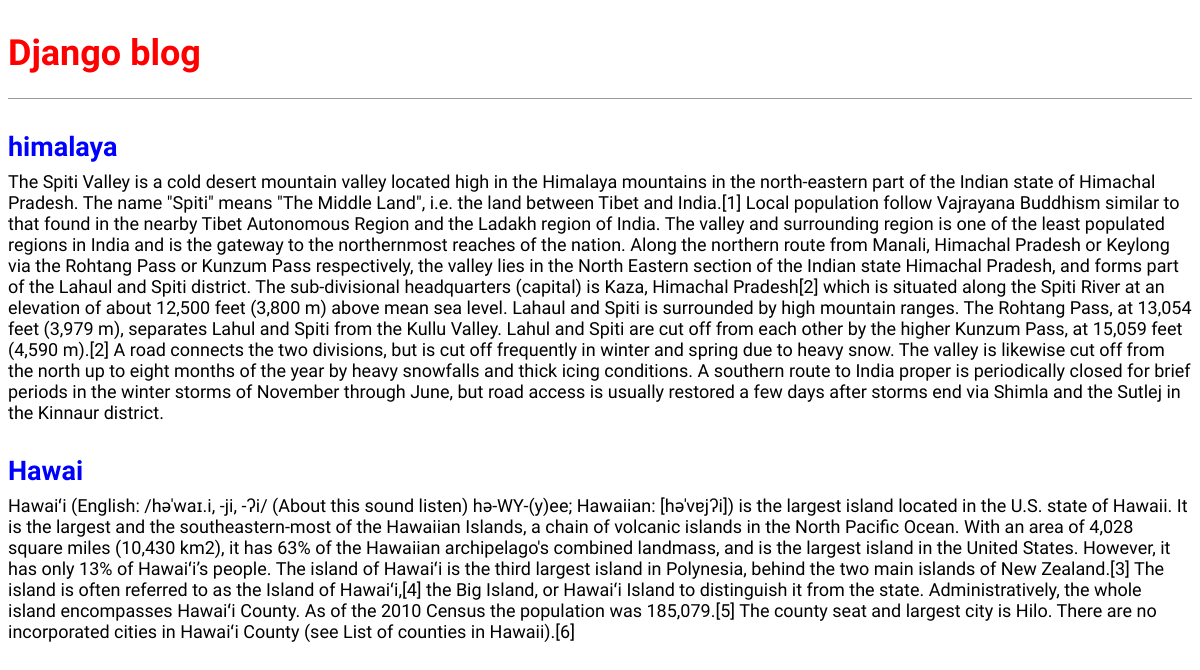
The page / on the database its author committed.
### blog/models.py (models this page shows, shortened)
class Post(models.Model):
    title = models.CharField(max_length=200)
    author = models.ForeignKey(
            'auth.User',
            on_delete=models.CASCADE,
    )
    body = models.TextField()

### blog/views.py (the view)
# urls.py: path('', views.BlogListView.as_view(), name='home'),
class BlogListView(ListView):
    model = Post
    template_name = 'home.html'

### templates/home.html
{% extends 'base.html' %}
{% block content %}
  {% for post in object_list %}
    <div class="post-entry">
     <h2><a href="{% url 'post_detail' post.pk %}">{{ post.title }}</a></h2>
      <p>{{ post.body }}</p>
    </div>
  {% endfor %}
{% endblock content %}

### templates/base.html (shortened to what this page needs)
{% load static %}
<html>
	<head>
		<link rel="stylesheet" href="{% static 'css/base.css' %}">
	</head>
	<body>
	 <header>
	  <h1><a href="/">Django blog</a></h1>
	 </header>
	 <div class="container">
	   {% block content %}
	   {% endblock content %}
	 </div>
	</body>
</html>

### static/css/base.css (style rules this page uses)
header h1 a { color: red; }
body { font-family: 'Source Sans Pro', sans-serif; font-size: 18px; }
header { border-bottom: 1px solid #999; margin-bottom: 2rem; display: flex; }
header h1 a { color: red; text-decoration: none; }
.post-entry { margin-bottom: 2rem; }
.post-entry h2 { margin: .5rem 0; }
.post-entry h2 a, .post-entry h2 a:visited { color: blue; text-decoration: none; }
.post-entry p { margin: 0; font-weight: 400; }

### rows shown on the page
Post: title "himalaya", body "The Spiti Valley is a cold desert mountain valley located high in the Himalaya mountains in the north-eastern part of the Indian state of Himachal Pradesh. The name \"Spiti\" means \"The Middle Land\", i.e. the land between Tibet and India.[1] Local population follow Vajrayana Buddhism similar to that found in the nearby Tibet Autonomous Region and the Ladakh region of India. The valley and surrounding region is one of the least populated regions in India and is the gateway to the northernmost reaches of the nation. Along the northern route from Manali, Himachal Pradesh or Keylong via the Rohtang Pass or Kunzum Pass respectively, the valley lies in the North Eastern section of the Indian state…"
Post: title "Hawai", body "Hawaiʻi (English: /həˈwaɪ.i, -ji, -ʔi/ (About this sound listen) hə-WY-(y)ee; Hawaiian: [həˈvɐjʔi]) is the largest island located in the U.S. state of Hawaii. It is the largest and the southeastern-most of the Hawaiian Islands, a chain of volcanic islands in the North Pacific Ocean. With an area of 4,028 square miles (10,430 km2), it has 63% of the Hawaiian archipelago's combined landmass, and is the largest island in the United States. However, it has only 13% of Hawaiʻi’s people. The island of Hawaiʻi is the third largest island in Polynesia, behind the two main islands of New Zealand.[3] The island is often referred to as the Island of Hawaiʻi,[4] the Big Island, or Hawaiʻi Island to…"
